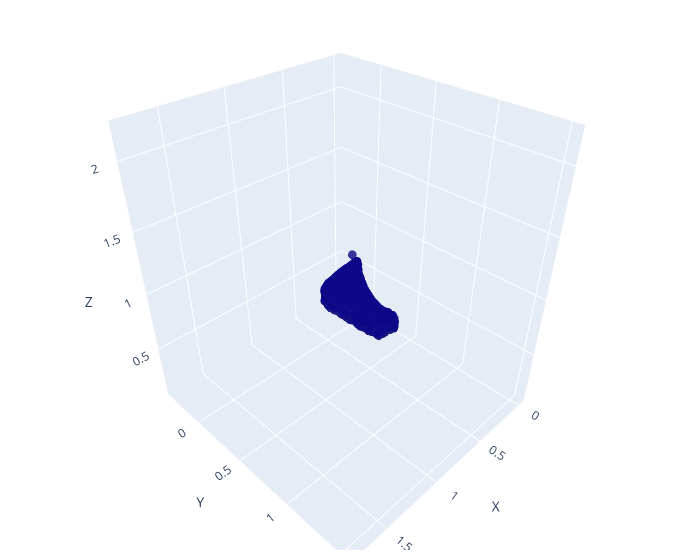

This figure's notebook cell:
### Code cell
import numpy as np
import plotly.graph_objects as go

# Sample 3D data
x, y, z = ee_pose[:, 0], ee_pose[:, 1], ee_pose[:, 2]

# Create a 3D scatter plot
fig = go.Figure(data=[go.Scatter3d(x=x, y=y, z=z, mode='markers',
                                   marker=dict(size=3,
                                               color=actions[:,-1]*-1, # z,  # set color to an array/list of desired values
                                               #colorscale='inferno',  # choose a colorscale
                                               opacity=0.8))])

# Make the plot interactive by allowing user to rotate, zoom, etc.
fig.update_layout(scene=dict(
                    xaxis_title='X',
                    yaxis_title='Y',
                    zaxis_title='Z'),
                  width=700,
                  margin=dict(r=20, b=10, l=10, t=10))

fig.show()

### Figure 1 — Plotly figure (JSON) as saved in the notebook; plotly's stock layout.template omitted (floating-point values rounded to 4 significant figures; data arrays with more than 128 entries replaced by an {"elided": "..."} marker saying what was removed)
{"data": [{"marker": {"color": {"elided": "24722 int values"}, "opacity": 0.8, "size": 3}, "mode": "markers", "type": "scatter3d", "x": {"elided": "24722 float values"}, "y": {"elided": "24722 float values"}, "z": {"elided": "24722 float values"}}], "layout": {"margin": {"b": 10, "l": 10, "r": 20, "t": 10}, "scene": {"xaxis": {"title": {"text": "X"}}, "yaxis": {"title": {"text": "Y"}}, "zaxis": {"title": {"text": "Z"}}}, "width": 700}}
